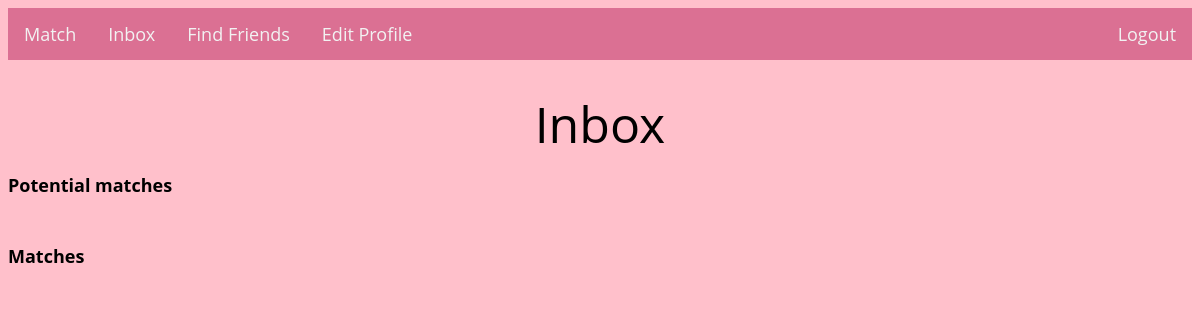
Page /inbox/john123 on the earlier database version.
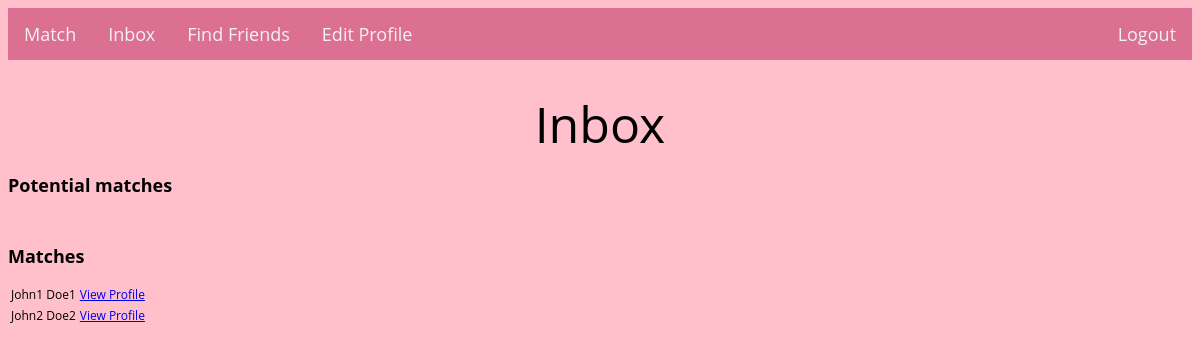
Same page on the later database version.
### tables this page shows
CREATE TABLE inbox (
    id integer primary key autoincrement,
    username text not null,
    matched_user1 text not null,
    matched_user2 text not null,
    matched_boolean boolean, 
    FOREIGN KEY (username) references users(username)
);

CREATE TABLE users (
    id integer primary key autoincrement,
    first_name text not null,
    last_name text not null,
    username text not null,
    password text not null,
    phone_number text,
    college text,
    class_year text,
    gender text,
    orientation text,
    preference text
);

### main.py (the view, shortened to what this page needs)
@app.route('/inbox/<username>', methods=['POST', 'GET'])
def inbox(username):
    if request.method == 'GET':
        inbox_data = get_matches_in_inbox(username)
        print("inbox data is ", inbox_data)
        return render_template('inbox.html', username=username, inbox_data = inbox_data)

### models.py (called while the page is built)
def get_matches_in_inbox(username):
	con = sql.connect("database.db")
	cur = con.cursor()
	query = "SELECT matched_user1, matched_boolean, users.first_name, users.last_name, users.phone_number from inbox "
	query += "JOIN users on inbox.matched_user1 = users.username "
	query += "WHERE inbox.matched_user2 = ?"
	cur.execute(query, [username])
	matches = cur.fetchall()
	con.close()
	print("matches are", matches)
	con.close()
	return matches

### templates/inbox.html (shortened to what this page needs)
<!DOCTYPE html>
<html lang="en">
    <head>
        <link href="/static/css/main.css" rel="stylesheet" type="text/css" media="all">
    </head>
    <body>
        {% include "header.html" %}
        <h1>Inbox</h1>
        <div class="pending">
            <table id="pending-datatable">
                <h2>Potential matches</h2>
            </table>
        </div>
        <br />
        <div class="accepted">
            <h2>Matches</h2>
            <table id="accepted-datatable">
                <thead>
                    {% for match in inbox_data %}
                        {% if match[1] == 1 %}
                            <tr>
                                <td>{{match[2]}} {{match[3]}}</td>
                                <td><a href="{{username}}/view_profile?match={{match[0]}}">View Profile</a></td>
                            </tr>
                        {%endif%}
                    {% endfor %}
                </thead>
            </table>
        </div>
    </body>
</html>

### templates/header.html
<!DOCTYPE html>
<html lang="en">
    <head>
        <link href="/static/css/header.css" rel="stylesheet" type="text/css" media="all">
    </head>
    <body>
        <div class="topnav">
            <a href="{{ url_for('match', username=username) }}">Match</a>
            <a href="{{ url_for('inbox', username=username) }}">Inbox</a>
            <a href="{{ url_for('find_friends', username=username) }}">Find Friends</a>
            <a href="{{ url_for('profile', username=username) }}">Edit Profile</a>
            <div class="topnav-right">
                <a href="index">Logout</a>
            </div>
        </div>
    </body>
</html>

### static/css/main.css (style rules this page uses)
body, input, textarea, select { font-family: 'Open Sans', sans-serif; font-size: 12px; color: black; }
body { background-color: #FFC0CB; }
h1 { font-size: 50px; font-weight: 400; color: black; text-align: center; padding-top: 10px; margin-top: 20px; margin-bottom: 10px; }

### static/css/header.css (style rules this page uses)
.topnav { background-color: palevioletred; overflow: hidden; }
.topnav a { float: left; color: #f2f2f2; text-align: center; padding: 14px 16px; text-decoration: none; font-size: 18px; }
.topnav-right { float: right; }

Differences in the rows shown:
now on this page (row edited): inbox: first_name "John1", last_name "Doe1"
added inbox: first_name "John2", last_name "Doe2"
